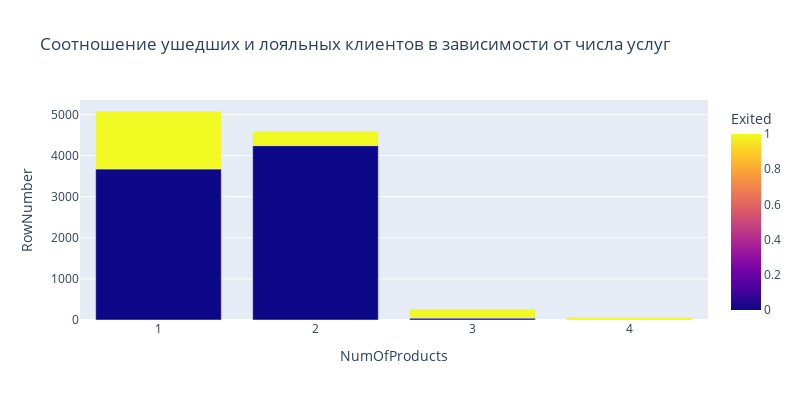

The notebook cell this image was saved under:
### Markdown cell above
9.6 Из представленной диаграммы видно что в клиентом мужского пола больше чем женского. Скорее всего это связано с тем, что мужчины распределяют бюджет семьи и они лучше могут управлять капиталом. Клиенты женского пола по моему мнению это скорее либо одинокие женщины либо buisness-woman.

### Code cell
bar_data = churn.groupby(['NumOfProducts', 'Exited'], as_index=False).count()
fig = px.bar(
    data_frame=bar_data,
    x='NumOfProducts',
    y='RowNumber',
    color='Exited',
    barmode='group',
    height=400,
    width=800,
    title='Соотношение ушедших и лояльных клиентов в зависимости от числа услуг'
)
fig.show()

### Figure 1 — Plotly figure (JSON) as saved in the notebook; plotly's stock layout.template omitted (floating-point values rounded to 4 significant figures)
{"data": [{"alignmentgroup": "True", "hovertemplate": "NumOfProducts=%{x}<br>RowNumber=%{y}<br>Exited=%{marker.color}<extra></extra>", "legendgroup": "", "marker": {"color": [0, 1, 0, 1, 0, 1, 1], "coloraxis": "coloraxis", "pattern": {"shape": ""}}, "name": "", "offsetgroup": "", "orientation": "v", "showlegend": false, "textposition": "auto", "type": "bar", "x": [1, 1, 2, 2, 3, 3, 4], "xaxis": "x", "y": [3675, 1409, 4242, 348, 46, 220, 60], "yaxis": "y"}], "layout": {"barmode": "group", "coloraxis": {"colorbar": {"title": {"text": "Exited"}}, "colorscale": [[0, "#0d0887"], [0.1111, "#46039f"], [0.2222, "#7201a8"], [0.3333, "#9c179e"], [0.4444, "#bd3786"], [0.5556, "#d8576b"], [0.6667, "#ed7953"], [0.7778, "#fb9f3a"], [0.8889, "#fdca26"], [1, "#f0f921"]]}, "height": 400, "legend": {"tracegroupgap": 0}, "title": {"text": "Соотношение ушедших и лояльных клиентов в зависимости от числа услуг"}, "width": 800, "xaxis": {"anchor": "y", "domain": [0, 1], "title": {"text": "NumOfProducts"}}, "yaxis": {"anchor": "x", "domain": [0, 1], "title": {"text": "RowNumber"}}}}
